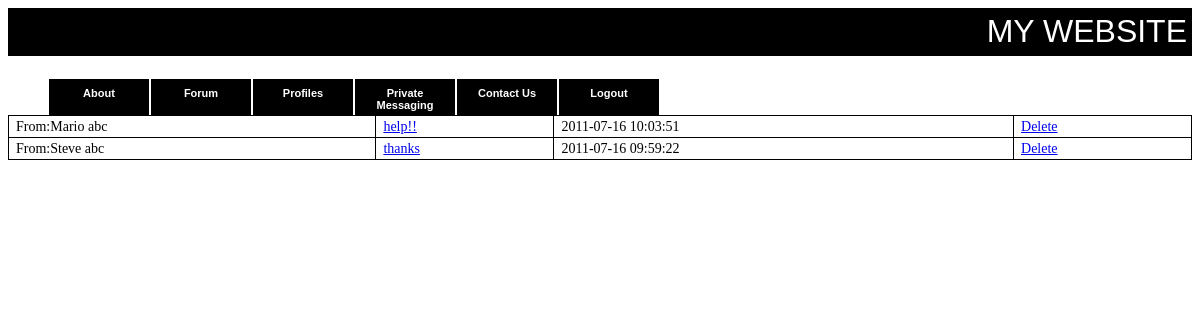
/www/inbox.php (signed in), run on the app's committed database.
### tables this page shows
CREATE TABLE IF NOT EXISTS `recdmsgs` (
  `from_user` varchar(30) NOT NULL,
  `to_user` varchar(30) NOT NULL,
  `message_title` varchar(50) NOT NULL,
  `message_contents` varchar(500) NOT NULL,
  `message_read` int(1) NOT NULL,
  `datetime` datetime NOT NULL,
  `message_id` int(4) NOT NULL AUTO_INCREMENT,
  PRIMARY KEY (`message_id`),
  KEY `message_id` (`message_id`)
);

### www/inbox.php (the view, shortened to what this page needs)
<html>
<head>
<link rel="stylesheet" type="text/css" href="style.css" />
</head>
<body>
<div class="header">MY WEBSITE</div></br>
<table id="tab">
<?php
	$login=$_SESSION['SESS_LOGIN'];
	$sql = "SELECT * FROM recdmsgs WHERE to_user='$login' ORDER BY message_id DESC" or die(mysql_error());
	$result=mysql_query($sql);
	if($result)
	{
		while($rows=mysql_fetch_array($result))
		{
		?>
		<tr>
		<td> From:<? echo $rows['from_user']; ?>    </td>
		<td><a href="recd.php?id=<? echo $rows['message_id']; ?>"><? echo $rows['message_title']; ?>     </a></td>
		<td>  <? echo $rows['datetime']; ?>   </td>
		<td><a href="deleterecd.php?id=<? echo $rows['message_id']; ?>">Delete   </a></td>
		</tr>
<?php
		}
	}
	else
	{
		echo "No messages in inbox";
	}
?>
</table>
</body>
</html>

### www/style.css (style rules this page uses)
.header { background-color: black; text-align:right; color: white; font-size: 24pt; padding: 5px; border-bottom: 1px solid #000; }
#tab { font-family:"Calibri"; width:100%; border-collapse:collapse; }
#tab td { font-size:14px; border:1px solid ; padding:3px 7px 2px 7px; }

### data on the page
recdmsgs: from_user "Mario abc", message_title "help!!", datetime "2011-07-16 10:03:51"
recdmsgs: from_user "Steve abc", message_title "thanks", datetime "2011-07-16 09:59:22"
